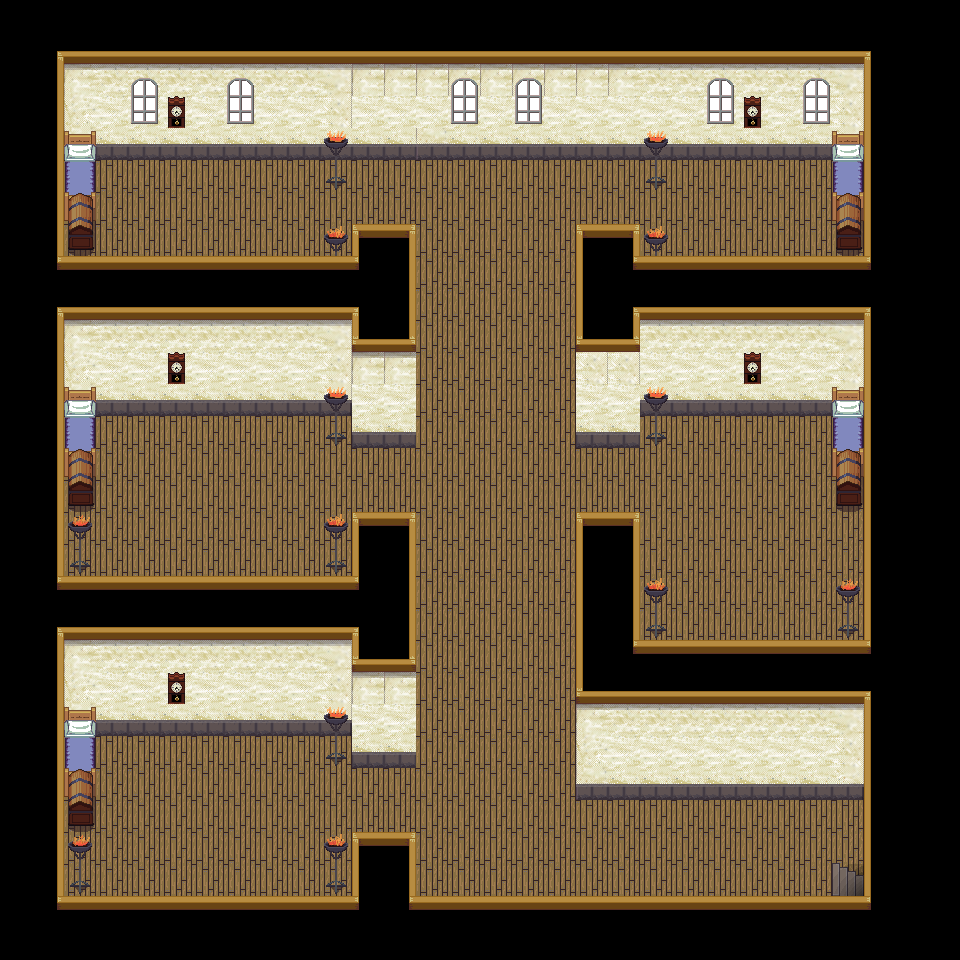

The image is a tile-based game level rendered from a .tmx file. Its description and source (layers, tilesets, objects; grid data summarised) follow:
An orthogonal 30x30 tile map with 32x32 px tiles, 4 tile layers (Warstwa Kafelków 1, furniture, furniture2, gameObjectLayer), 1 hidden layer not drawn, 5 tilesets and 2 objects (Player).

<map version="1.0" tiledversion="1.0.3" orientation="orthogonal" renderorder="right-down" width="30" height="30" tilewidth="32" tileheight="32" nextobjectid="16">
 <tileset firstgid="1" name="interior" tilewidth="32" tileheight="32" tilecount="256" columns="16">
  <image source="interior.png" width="512" height="512" />
  <terraintypes>
   <terrain name="Black" tile="19" />
   <terrain name="Wall" tile="48" />
  </terraintypes>
  <tile id="2" terrain="1,1,1,0" />
  <tile id="3" terrain="1,1,0,0" />
  <tile id="4" terrain="1,1,0,1" />
  <tile id="16" terrain="1,0,0,0" />
  <tile id="17" terrain="0,1,0,0" />
  <tile id="18" terrain="1,0,1,0" />
  <tile id="19" terrain="0,0,0,0" />
  <tile id="20" terrain="0,1,0,1" />
  <tile id="32" terrain="0,0,1,0" />
  <tile id="33" terrain="0,0,0,1" />
  <tile id="34" terrain="1,0,1,1" />
  <tile id="35" terrain="0,0,1,1" />
  <tile id="36" terrain="0,1,1,1" />
  <tile id="48" terrain="1,1,1,1" />
 </tileset>
 <tileset firstgid="257" name="city_outside" tilewidth="32" tileheight="32" tilecount="432" columns="24">
  <image source="city_outside.png" width="768" height="576" />
 </tileset>
 <tileset firstgid="689" name="terrain_atlas" tilewidth="32" tileheight="32" tilecount="1024" columns="32">
  <image source="../img/atlas_0/terrain_atlas.png" width="1024" height="1024" />
 </tileset>
 <tileset firstgid="1713" name="entrance" tilewidth="32" tileheight="32" tilecount="9" columns="3">
  <image source="entrance.png" width="96" height="96" />
 </tileset>
 <tileset firstgid="1722" name="city_inside" tilewidth="32" tileheight="32" tilecount="384" columns="24">
  <image source="city_inside.png" width="768" height="512" />
 </tileset>
 <layer name="Warstwa Kafelków 1" width="30" height="30">
  <data>[900 cells, 900 non-empty, 23 distinct tile ids]</data>
 </layer>
 <layer name="furniture" width="30" height="30">
  <data>[900 cells, 27 non-empty, 5 distinct tile ids]</data>
 </layer>
 <layer name="furniture2" width="30" height="30">
  <data>[900 cells, 42 non-empty, 10 distinct tile ids]</data>
 </layer>
 <layer name="gameObjectLayer" width="30" height="30">
  <data>[900 cells, 1 non-empty, 1 distinct tile ids]</data>
 </layer>
 <objectgroup name="Player">
  <properties>
   <property name="height" type="int" value="100" />
  </properties>
  <object id="1" name="Player" gid="394" x="768" y="896" width="32" height="32">
   <properties>
    <property name="posX" type="float" value="1088" />
   </properties>
  </object>
 </objectgroup>
 <objectgroup name="transitions">
  <object id="2" x="832" y="864" width="32" height="32">
   <properties>
    <property name="map" value="inn_1_1_city_1" />
    <property name="mapheight" type="int" value="25" />
    <property name="posX" type="float" value="640" />
    <property name="posY" type="float" value="608" />
   </properties>
  </object>
 </objectgroup>
 <layer name="Collision" width="30" height="30" visible="0" opacity="0.51">
  <data>[900 cells, 187 non-empty, 1 distinct tile ids]</data>
 </layer>
</map>
